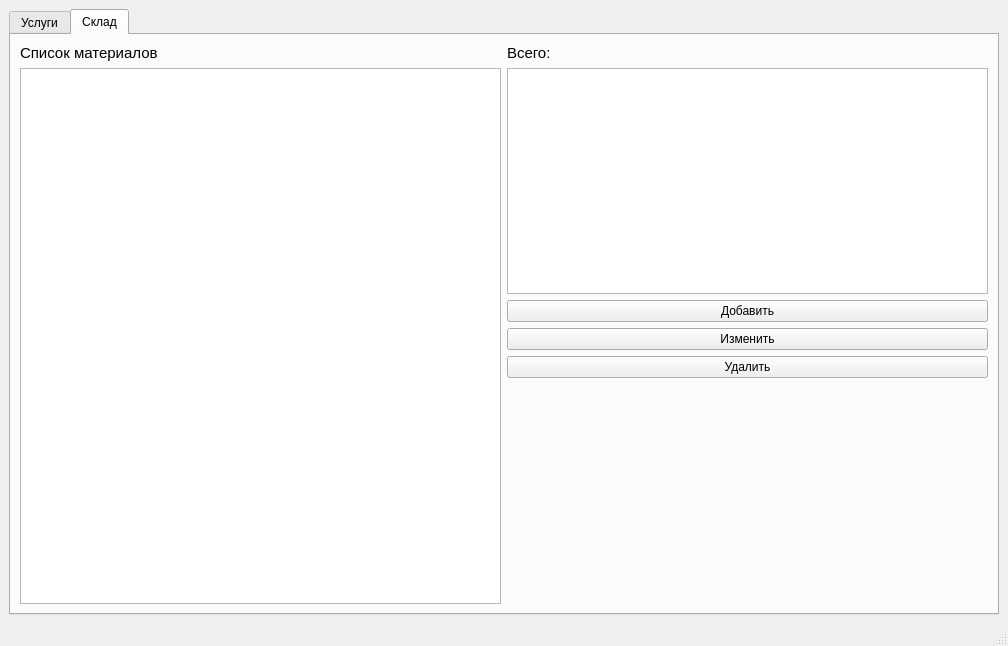
<?xml version="1.0" encoding="UTF-8"?>
<ui version="4.0">
 <class>MainWindow</class>
 <widget class="QMainWindow" name="MainWindow">
  <property name="geometry">
   <rect>
    <x>0</x>
    <y>0</y>
    <width>1008</width>
    <height>646</height>
   </rect>
  </property>
  <property name="windowTitle">
   <string>MyBeauty</string>
  </property>
  <widget class="QWidget" name="centralwidget">
   <layout class="QGridLayout" name="gridLayout">
    <item row="0" column="0">
     <widget class="QTabWidget" name="tabWidget">
      <property name="currentIndex">
       <number>1</number>
      </property>
      <widget class="QWidget" name="services">
       <attribute name="title">
        <string>Услуги</string>
       </attribute>
       <layout class="QGridLayout" name="gridLayout_3">
        <item row="0" column="0">
         <widget class="QLabel" name="label_3">
          <property name="font">
           <font>
            <pointsize>11</pointsize>
           </font>
          </property>
          <property name="text">
           <string>Список услуг</string>
          </property>
         </widget>
        </item>
        <item row="1" column="0">
         <layout class="QHBoxLayout" name="horizontalLayout_2">
          <item>
           <widget class="QTableWidget" name="list_of_services"/>
          </item>
          <item>
           <layout class="QVBoxLayout" name="verticalLayout_2">
            <item>
             <spacer name="verticalSpacer_3">
              <property name="orientation">
               <enum>Qt::Vertical</enum>
              </property>
              <property name="sizeHint" stdset="0">
               <size>
                <width>20</width>
                <height>40</height>
               </size>
              </property>
             </spacer>
            </item>
            <item>
             <widget class="QPushButton" name="add_serviceButton">
              <property name="text">
               <string>Добавить</string>
              </property>
             </widget>
            </item>
            <item>
             <widget class="QPushButton" name="edit_serviceButton">
              <property name="text">
               <string>Изменить</string>
              </property>
             </widget>
            </item>
            <item>
             <widget class="QPushButton" name="delete_serviceButton">
              <property name="text">
               <string>Удалить</string>
              </property>
             </widget>
            </item>
            <item>
             <spacer name="verticalSpacer_4">
              <property name="orientation">
               <enum>Qt::Vertical</enum>
              </property>
              <property name="sizeHint" stdset="0">
               <size>
                <width>20</width>
                <height>40</height>
               </size>
              </property>
             </spacer>
            </item>
           </layout>
          </item>
         </layout>
        </item>
       </layout>
      </widget>
      <widget class="QWidget" name="storage">
       <attribute name="title">
        <string>Склад</string>
       </attribute>
       <layout class="QGridLayout" name="gridLayout_2">
        <item row="0" column="0">
         <widget class="QLabel" name="label">
          <property name="font">
           <font>
            <pointsize>11</pointsize>
           </font>
          </property>
          <property name="text">
           <string>Список материалов</string>
          </property>
         </widget>
        </item>
        <item row="0" column="1">
         <widget class="QLabel" name="label_2">
          <property name="font">
           <font>
            <pointsize>11</pointsize>
           </font>
          </property>
          <property name="text">
           <string>Всего:</string>
          </property>
         </widget>
        </item>
        <item row="1" column="0" colspan="2">
         <layout class="QHBoxLayout" name="horizontalLayout">
          <item>
           <widget class="QTableWidget" name="list_of_materials"/>
          </item>
          <item>
           <layout class="QVBoxLayout" name="verticalLayout">
            <item>
             <widget class="QTableWidget" name="total_list"/>
            </item>
            <item>
             <widget class="QPushButton" name="add_materialButton">
              <property name="text">
               <string>Добавить</string>
              </property>
             </widget>
            </item>
            <item>
             <widget class="QPushButton" name="edit_materialButton">
              <property name="text">
               <string>Изменить</string>
              </property>
             </widget>
            </item>
            <item>
             <widget class="QPushButton" name="delete_materialButton">
              <property name="text">
               <string>Удалить</string>
              </property>
             </widget>
            </item>
            <item>
             <spacer name="verticalSpacer_2">
              <property name="orientation">
               <enum>Qt::Vertical</enum>
              </property>
              <property name="sizeHint" stdset="0">
               <size>
                <width>20</width>
                <height>40</height>
               </size>
              </property>
             </spacer>
            </item>
           </layout>
          </item>
         </layout>
        </item>
       </layout>
      </widget>
     </widget>
    </item>
   </layout>
  </widget>
  <widget class="QMenuBar" name="menubar">
   <property name="geometry">
    <rect>
     <x>0</x>
     <y>0</y>
     <width>1008</width>
     <height>26</height>
    </rect>
   </property>
  </widget>
  <widget class="QStatusBar" name="statusbar"/>
 </widget>
 <resources/>
 <connections/>
</ui>
